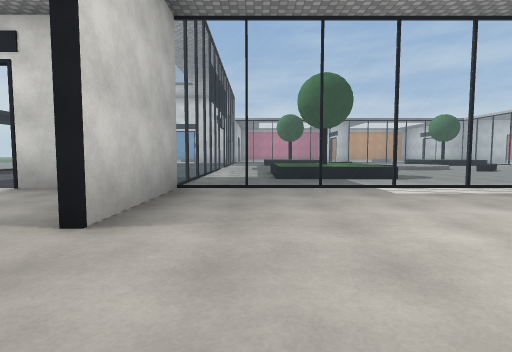
[1] (above)

21 first-person views from a walk through a 3-D level made in the Unity game engine. The camera is 1.2 m above the floor, tilts 4° down and sees 80° across. The floor is counted in squares, 2 m on a side. Each view is taken from the middle of a square. On the plan, view 1 faces up. The plan holds only what a view shows up to about 9 squares ahead; the rest is blank. The place goes on beyond the plan. The player is left out. Surface patterns are stand-ins for the level's own textures.

[2]
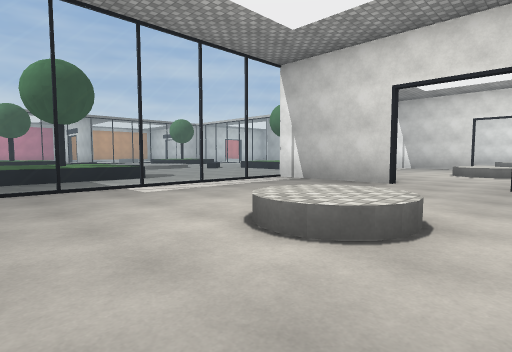

[3]
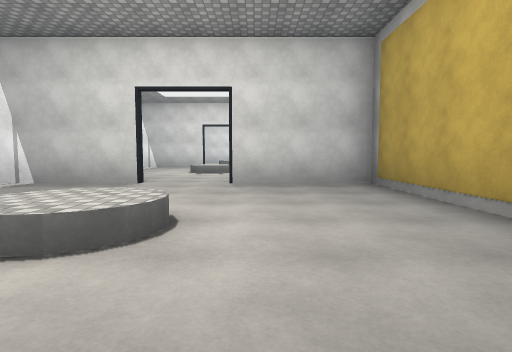

[4]
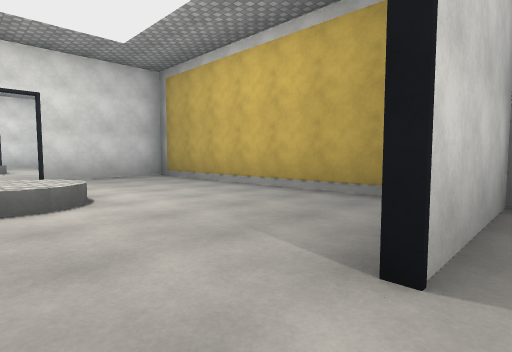

[5]
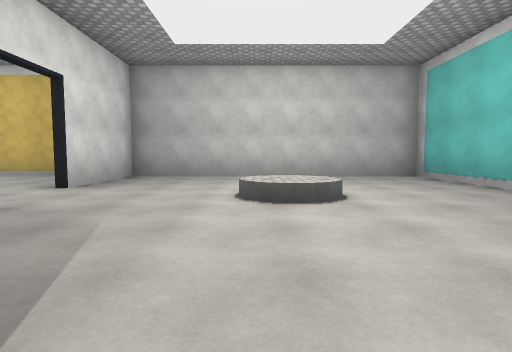

[6]
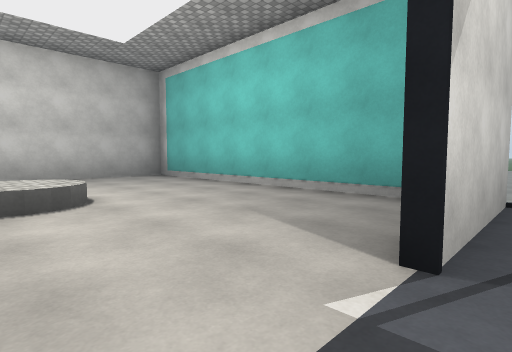

[7]
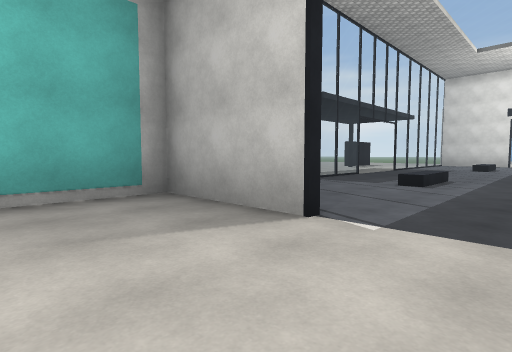

[8]
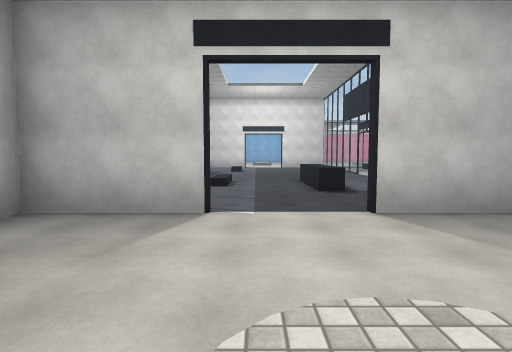

[9]
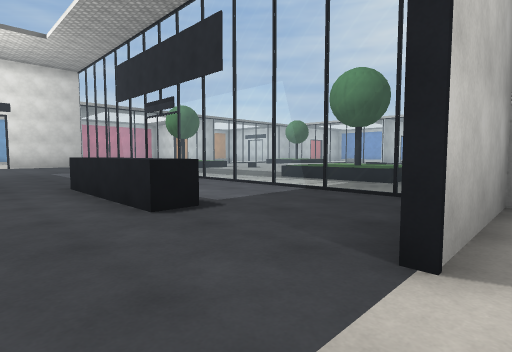

[10]
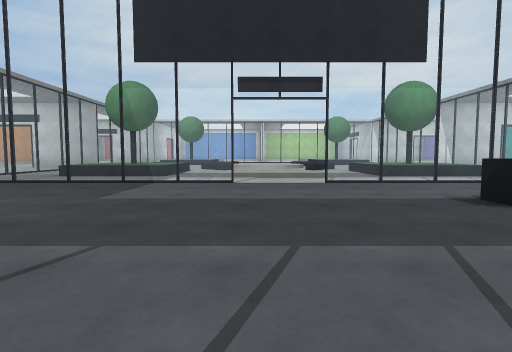

[11]
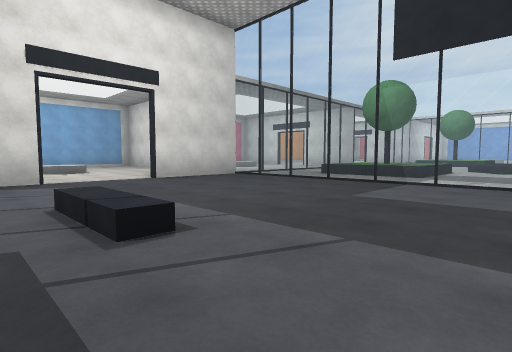

[12]
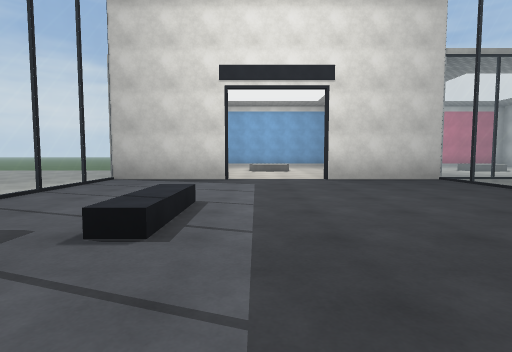

[13]
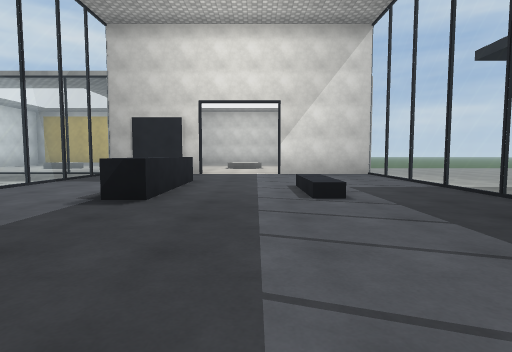

[14]
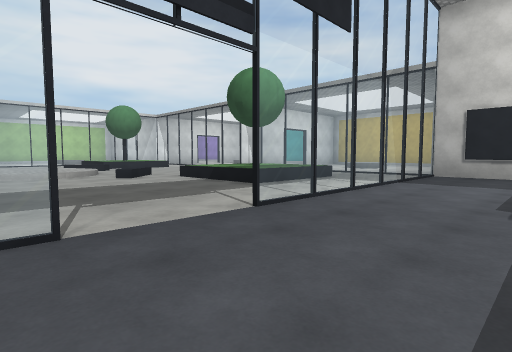

[15]
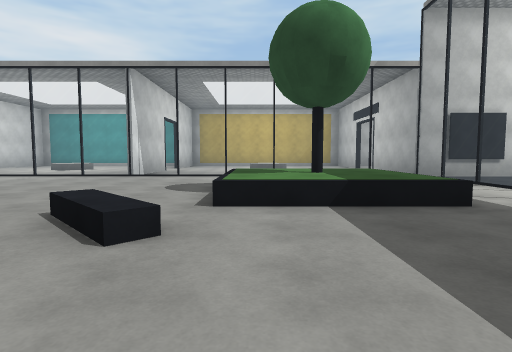

[16]
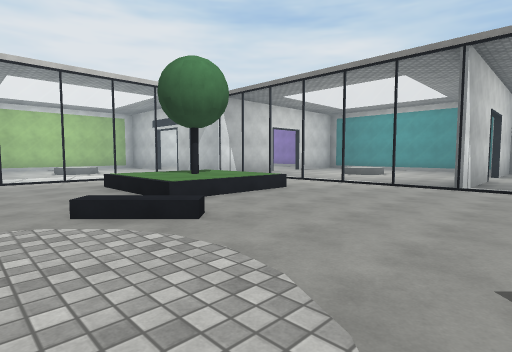

[17]
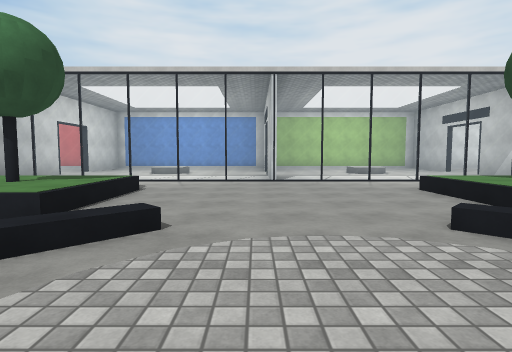

[18]
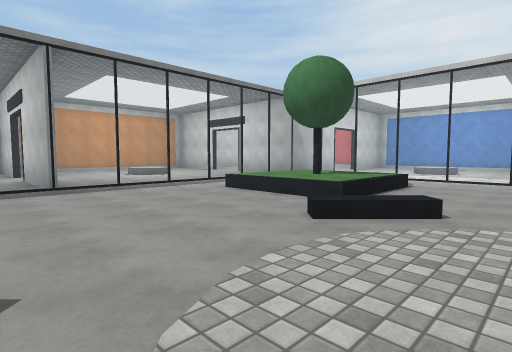

[19]
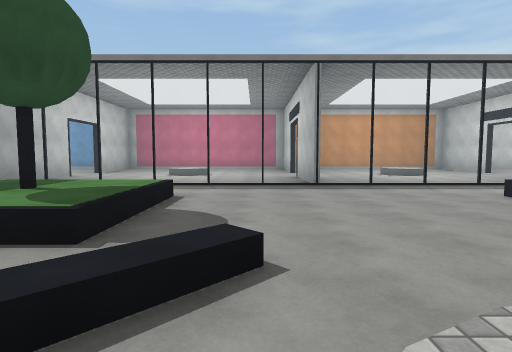

[20]
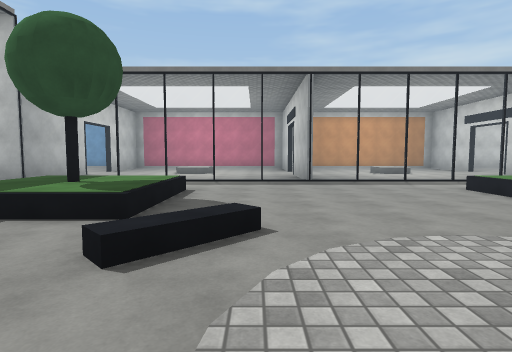

[21]
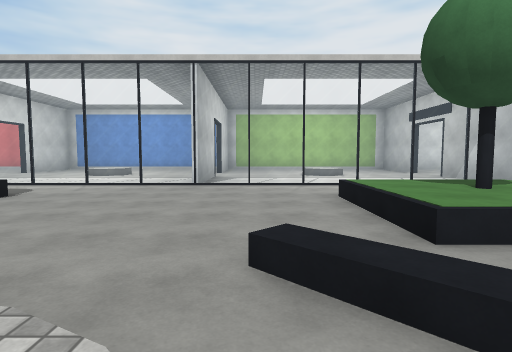

### Floor plan
Key: @ floor where view 1 was taken; # wall or solid block; . main floor; : floor 0.25 m higher than the main floor; / step, stairs or slope; = window, fence, low wall or low ledge; ^ raised ledge; O other object.
Columns run from 10 left of view 1 to 16 right of it. Each row starts with its distance up from view 1.
 24     ..          .#.
 23     ...  #.. ....#.....
 22 .###..####=============
 21 .=.......=.. .........   =
 20 .=.......=.. ........    =
 19 .=.......=.^^^......^^^  =.
 18  =./.....=.^O^......^O^ .=.
 17   ./.....=.^^^......^^^..=.
 16   ./.....=...../../......=.
 15   .......=...././/./.....=.
 14   ............./::/......=#
 13   ............./::/......=.
 12   .......=...././/./.....=.
 11  =./..^..=...../../......=.
 10 .=./..^..=.^^^......^^^..=.
  9 .=./..^..=.^O^......^O^  =
  8 .=....^..=.^^^......^^^  =
  7 .=.......=...........    =
  6 .=##..###============    ##
  5  #.......#.......#..     #
  4  #.......#.......#..
  3  #.......#.... ..#...
  2  #..//......// ...../
  1  #..//......//....../
  0  #.. ....#@......#..
 -1  #.. ....#.......#
 -2  #################

Positions as (right, up) in squares from view 1, and headings:
1: (0, 0), facing up
2: (0, 0), facing up-right
3: (0, 0), facing right
4: (-2, 2), facing down-right
5: (-5, 6), facing down
6: (-5, 6), facing down-left
7: (-5, 3), facing up-left
8: (-6, 1), facing up
9: (-6, 5), facing up-right
10: (-8, 14), facing right
11: (-8, 14), facing up-right
12: (-6, 14), facing up
13: (-6, 15), facing down
14: (-4, 15), facing down-right
15: (3, 14), facing down
16: (5, 13), facing down-right
17: (6, 14), facing right
18: (5, 14), facing up-right
19: (5, 14), facing up
20: (5, 13), facing up
21: (7, 12), facing right
